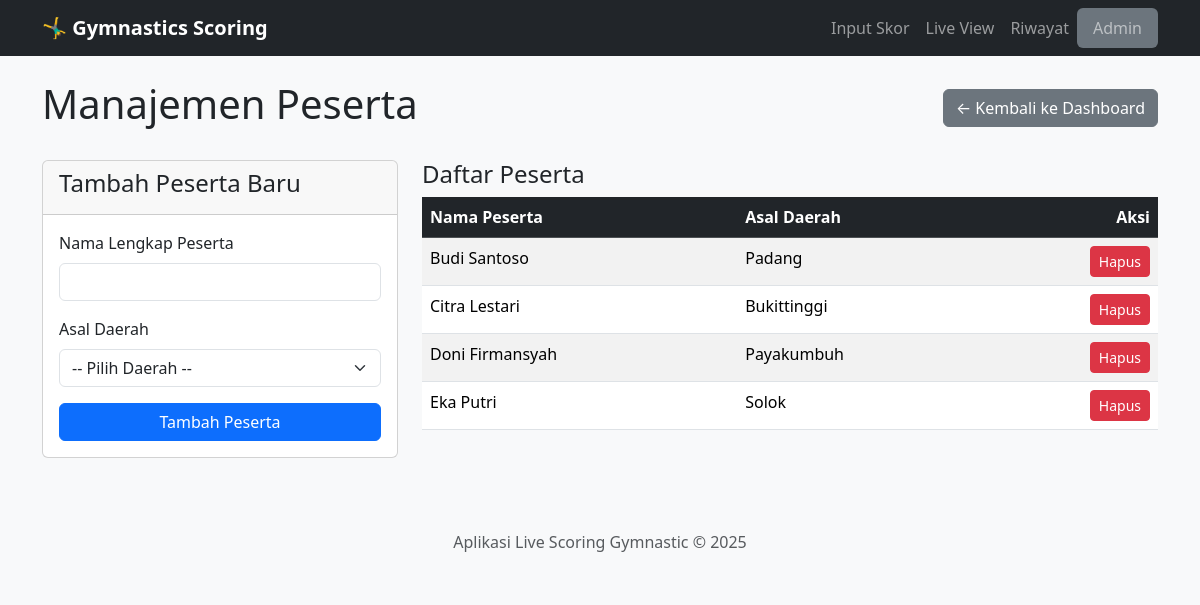
The app's page /admin/manage/peserta with its own data.
### app.py (models this page shows)
class Peserta(db.Model):
    id = db.Column(db.Integer, primary_key=True)
    nama = db.Column(db.String(150), nullable=False)
    daerah_id = db.Column(db.Integer, db.ForeignKey('daerah.id'), nullable=False)
    daerah = db.relationship('Daerah', backref=db.backref('peserta', lazy=True, cascade="all, delete-orphan"))

class Daerah(db.Model):
    id = db.Column(db.Integer, primary_key=True)
    nama = db.Column(db.String(100), unique=True, nullable=False)

### app.py (the view, shortened to what this page needs)
@app.route('/admin/manage/peserta', methods=['GET', 'POST'])
def admin_manage_peserta():
    peserta_list = Peserta.query.order_by(Peserta.nama).all()
    daerah_list = Daerah.query.order_by(Daerah.nama).all()
    return render_template('admin_manage_peserta.html', peserta_list=peserta_list, daerah_list=daerah_list)

### templates/admin_manage_peserta.html (shortened to what this page needs)
{% extends 'layout.html' %}
{% block content %}
<div class="d-flex justify-content-between align-items-center mb-4">
    <h1>Manajemen Peserta</h1>
    <a href="{{ url_for('admin_dashboard') }}" class="btn btn-secondary">&larr; Kembali ke Dashboard</a>
</div>
<div class="row">
    <div class="col-md-4">
        <div class="card">
            <div class="card-header">
                <h4>Tambah Peserta Baru</h4>
            </div>
            <div class="card-body">
                <form action="{{ url_for('admin_manage_peserta') }}" method="post">
                    <div class="mb-3">
                        <label for="nama" class="form-label">Nama Lengkap Peserta</label>
                        <input type="text" class="form-control" id="nama" name="nama" required>
                    </div>
                    <div class="mb-3">
                        <label for="daerah_id" class="form-label">Asal Daerah</label>
                        <select class="form-select" id="daerah_id" name="daerah_id" required>
                            <option value="">-- Pilih Daerah --</option>
                        </select>
                    </div>
                    <button type="submit" class="btn btn-primary w-100">Tambah Peserta</button>
                </form>
            </div>
        </div>
    </div>
    <div class="col-md-8">
        <h4>Daftar Peserta</h4>
        <table class="table table-striped table-hover">
            <thead class="table-dark">
                <tr>
                    <th>Nama Peserta</th>
                    <th>Asal Daerah</th>
                    <th class="text-end">Aksi</th>
                </tr>
            </thead>
            <tbody>
                {% for peserta in peserta_list %}
                <tr>
                    <td>{{ peserta.nama }}</td>
                    <td>{{ peserta.daerah.nama }}</td>
                    <td class="text-end">
                        <form action="{{ url_for('admin_delete_peserta', peserta_id=peserta.id) }}" method="post" onsubmit="return confirm('Yakin ingin menghapus peserta ini?');">
                            <button type="submit" class="btn btn-sm btn-danger">Hapus</button>
                        </form>
                    </td>
                </tr>
                {% else %}
                <tr>
                    <td colspan="3" class="text-center">Belum ada data peserta.</td>
                </tr>
                {% endfor %}
            </tbody>
        </table>
    </div>
</div>
{% endblock %}

### static/css/style.css (style rules this page uses)
body { background-color: #f8f9fa; }
.card-header { font-weight: 500; }

### records on screen
Peserta: nama "Budi Santoso", daerah.nama "Padang"
Peserta: nama "Citra Lestari", daerah.nama "Bukittinggi"
Peserta: nama "Doni Firmansyah", daerah.nama "Payakumbuh"
Peserta: nama "Eka Putri", daerah.nama "Solok"
